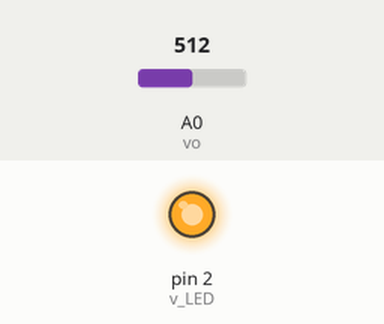
Simulated run of this sketch. Board: Arduino Uno, built with avr-gcc and run on an emulated ATmega328P. On the bench: output pins drawn as LEDs (lit = HIGH). The test bench sets the inputs (shaded band); at power-on: A0 (vo) = 512. What the sketch prints to the serial monitor is not drawn.

Above: at 0.1 s.
Timing chart, 0 to 1.6 s (numbered marks = the images above):
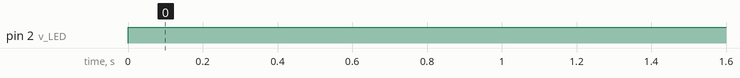

The sketch:

dust.ino
```cpp
int vo = A0;
int v_LED = 2;

float voltage = 0;
float dustDensity = 0;
float vo_value = 0;

void setup() {
  Serial.begin(9600);
  pinMode(v_LED, OUTPUT);
  pinMode(vo, INPUT);
}

void loop() {
  digitalWrite(v_LED, LOW);
  delayMicroseconds(280);
  vo_value = analogRead(vo);
  delayMicroseconds(40);
  digitalWrite(v_LED, HIGH);
  delayMicroseconds(9680);

  voltage = vo_value * 5.0 / 1023.0;
  dustDensity = (voltage - 0.3) / 0.005;

  Serial.print("dust = ");
  Serial.println(dustDensity);

  delay(1000);
}
```

Measured:
- by itself, pin 2 (v_LED): LOW → HIGH at 0.00 s
